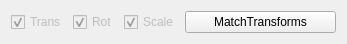
      <widget class="QWidget" name="layoutWidget">
       <property name="geometry">
        <rect>
         <x>331</x>
         <y>130</y>
         <width>311</width>
         <height>40</height>
        </rect>
       </property>
       <layout class="QHBoxLayout" name="horizontalLayout_53">
        <item>
         <widget class="QCheckBox" name="checkBox">
          <property name="enabled">
           <bool>false</bool>
          </property>
          <property name="text">
           <string>Trans</string>
          </property>
          <property name="checked">
           <bool>true</bool>
          </property>
         </widget>
        </item>
        <item>
         <widget class="QCheckBox" name="checkBox_2">
          <property name="enabled">
           <bool>false</bool>
          </property>
          <property name="text">
           <string>Rot</string>
          </property>
          <property name="checked">
           <bool>true</bool>
          </property>
         </widget>
        </item>
        <item>
         <widget class="QCheckBox" name="checkBox_3">
          <property name="enabled">
           <bool>false</bool>
          </property>
          <property name="text">
           <string>Scale</string>
          </property>
          <property name="checked">
           <bool>true</bool>
          </property>
         </widget>
        </item>
        <item>
         <widget class="QPushButton" name="MatchTransformBtn">
          <property name="enabled">
           <bool>true</bool>
          </property>
          <property name="minimumSize">
           <size>
            <width>151</width>
            <height>0</height>
           </size>
          </property>
          <property name="text">
           <string>MatchTransforms</string>
          </property>
          <property name="icon">
           <iconset resource="Resources/iconResources.qrc">
            <normaloff>:/icon/MatchTrasnforms.png</normaloff>:/icon/MatchTrasnforms.png</iconset>
          </property>
          <property name="iconSize">
           <size>
            <width>30</width>
            <height>30</height>
           </size>
          </property>
         </widget>
        </item>
       </layout>
      </widget>
